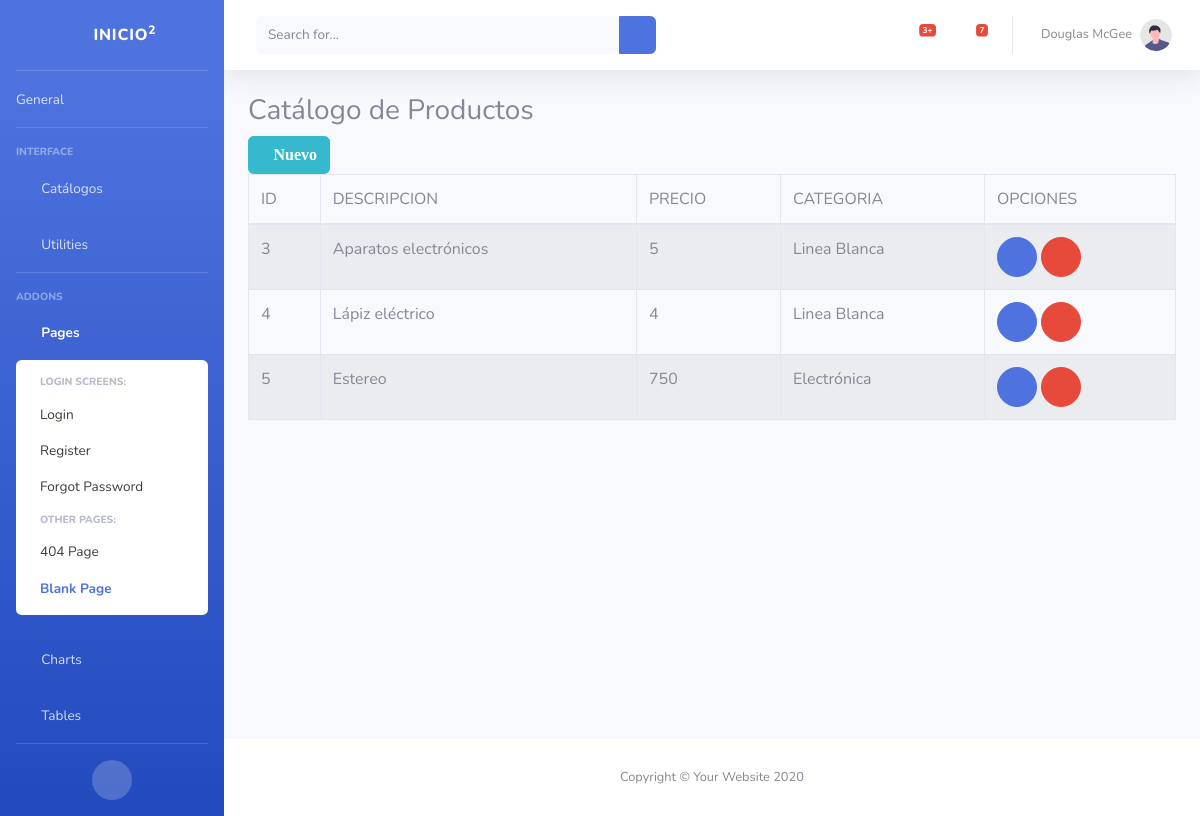
The page /catalogos/listar_producto/ on the database its author committed.
### catalogos/models.py (models this page shows, shortened)
class Producto(classModelo):#aqui ya se ven los otros atributos en la herecia de modelos que se creo en la clase abtracta de generales classModelo
    descripcion=models.CharField(max_length=50)
    precio=models.IntegerField(default=0)
    categoria=models.ForeignKey(Categoria,on_delete=models.CASCADE)

class Categoria(models.Model):
    nombre=models.CharField(max_length=30)
    descripcion=models.CharField(max_length=100)
    def  __str__(self):
        return "%s" % ( self.nombre)

### catalogos/views.py (the view)
# urls.py: path('listar_producto/', ListProducto.as_view(), name="listar_producto"),
class ListProducto(ListView):
    model = Producto
    template_name = "listar_producto.html"

### catalogos/templates/listar_producto.html (shortened to what this page needs)
{% extends "base.html" %}
{% block contenido %}
<div class="panel panel-primary">
    <h3>Catálogo de Productos</h3>
    <div class="panel-heading">
        <a href="{% url 'crear_producto' %}" class="btn btn-info"><span class="fa fa-plus-circle">Nuevo</span></a>
    </div>
    <div class="panel-body">
        <table width="100%" class="table table-striped table-bordered table-hover" id="dataTables">
            <thead>
                <tr>
                    <td>ID</td>
                    <td>DESCRIPCION</td>
                    <td>PRECIO</td>
                    <td>CATEGORIA</td>
                    <td>OPCIONES</td>
                </tr>
            </thead>
            <tbody>
                {% for producto in object_list %}
                <tr>
                    <td>{{ producto.id }}</td>
                    <td>{{ producto.descripcion }}</td>
                    <td>{{ producto.precio }}</td>
                    <td>{{ producto.categoria }}</td>
                    <td>
                        <a href="{% url 'editar_producto' producto.id %}" class="btn btn-primary btn-circle"><span class="fa fa-edit"></span></a>
                        <a href="#" class="btn btn-danger btn-circle"><span class="fa fa-edit"></span></a>
                    </td>
                </tr>
                {% endfor %}
            </tbody>
        </table>
    </div>
</div>
{% endblock%}

### rows shown on the page
Producto: id "3", descripcion "Aparatos electrónicos", precio "5", categoria "Linea Blanca"
Producto: id "4", descripcion "Lápiz eléctrico", precio "4", categoria "Linea Blanca"
Producto: id "5", descripcion "Estereo", precio "750", categoria "Electrónica"
